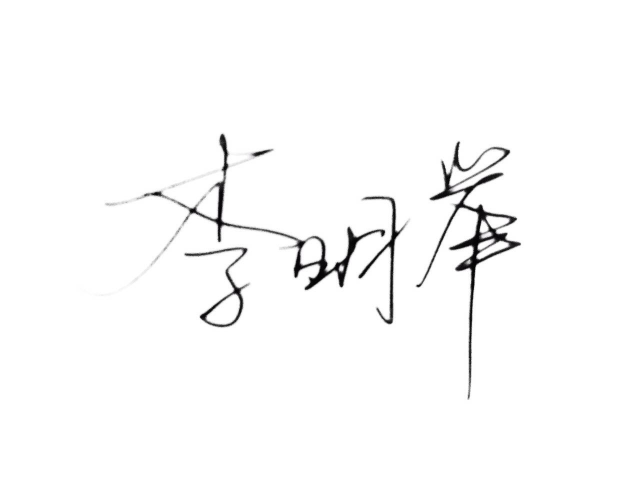
#> input picture test1.JPG, 1280 x 960 px (shown at 1/2 size)
$ python transform.py test1.JPG   (Python 2 division)
#> lines starting #> are read from the running program, lines starting #| are printed output that depends on the picture

from PIL import Image
import argparse

# parse the input parameters
parser = argparse.ArgumentParser()

parser.add_argument('file')
parser.add_argument('-o','--output')
parser.add_argument('--width',type = int)
parser.add_argument('--height',type = int)

args = parser.parse_args()

IMG = args.file
WIDTH = args.width
HEIGHT = args.height
OUTPUT = args.output

ascii_char='''@B%8&WM#*oahkbdpqwmZO0QLCJUYXzcvunxrjft/\|()1{}[]?-_+~<>i!lI;:,"^`'. '''
ascii_length=len(ascii_char)

def char_for_pixel(r,g,b,alpha = 256):
    # RGBA files, rgb are 3 channels and alpha is a paramter about the transparency
    if alpha == 0:
        return ' '
    gray = int(r* 0.299+g* 0.587+b* 0.114)
    unit = (256.0+1)/ascii_length
    return ascii_char[int(gray/unit)]

if __name__ == '__main__':
    img = Image.open(IMG)
#> img is the input picture: PIL image 1280x960 RGB; mean R, G, B 250.4, 250.4, 250.4
    # img = img.convert("L")
    if not HEIGHT:
        height=80
        width=int(img.size[1]*0.5/(img.size[0]/80))
#> width = 30
        img = img.resize((height,width))
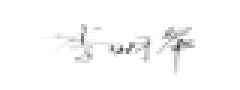
#> img: PIL image 80x30 RGB (shown 3 times larger); mean R, G, B 250.2, 250.2, 250.2
    else:
        img = img.resize((HEIGHT,WIDTH))
    txt = ""
    for i in range(img.size[1]):
        for j in range(img.size[0]):
            # r,g,b,a = img.getpixel((j,i))
            txt += char_for_pixel(*img.getpixel((j,i)))
        txt += '\n'
    print txt

    if OUTPUT:
        with open(OUTPUT,'w') as f:
            f.write(txt)
